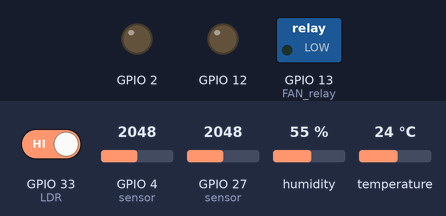
This sketch was run on a simulated ESP32. Parts: switched loads named in the sketch (green lamp = pin HIGH), output pins drawn as LEDs (lit = HIGH). Inputs (shaded band) come from the test bench; at power-on: GPIO 4 (sensor) = 2048, GPIO 27 (sensor) = 2048, GPIO 33 (LDR) HIGH, humidity 55 %, temperature 24 °C. WiFi joins after 1.5 s; servers stay silent unless stated; uploads are accepted with an empty reply; what the sketch prints to the serial monitor is not drawn.

Above: at 2.7 s.
2.8 s: GPIO 4 (sensor) set to 1954
7.0 s: GPIO 4 (sensor) set to 1874
At 8.8 s:
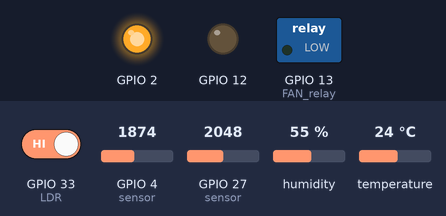
11.2 s: GPIO 27 (sensor) set to 390
15.4 s: GPIO 27 (sensor) set to 354
At 19.1 s:
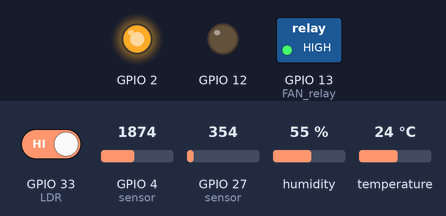
19.6 s: GPIO 4 (sensor) set to 2866
At 22.1 s:
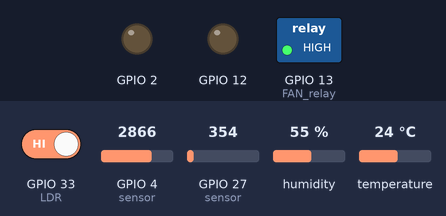
23.8 s: GPIO 33 (LDR) driven LOW
At 25.1 s:
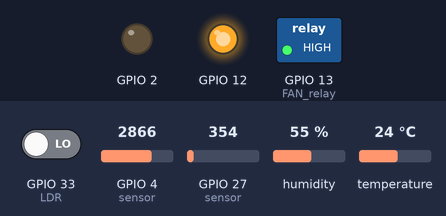
Timing chart, 0 to 26.8 s (numbered marks = the images above; inputs shaded):
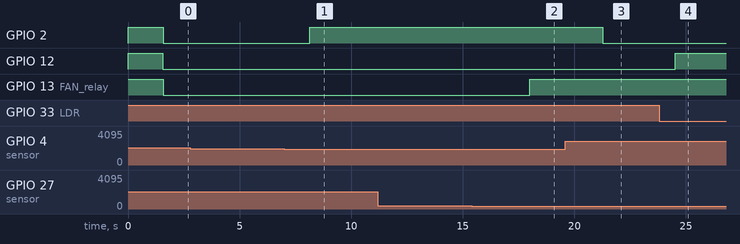

Measured:
- the behaviour switches between 1901 and 1900 on GPIO 4 (sensor) (found by bisection; images 0 and 1)
- the behaviour switches between 376 and 375 on GPIO 27 (sensor) (found by bisection; images 1 and 2)
- after the input at 2.8 s, every drawn part: stays the same
- after the input at 7.0 s, GPIO 2: LOW → HIGH after 1.1 s
- after the input at 11.2 s, every drawn part: stays the same
- after the input at 15.4 s, GPIO 13 (FAN_relay): LOW → HIGH after 2.6 s
- after the input at 19.6 s, GPIO 2: HIGH → LOW after 1.7 s
- after the input at 23.8 s, GPIO 12: LOW → HIGH after 0.73 s

The sketch:

smart_agriculture.ino
```cpp
#include <WiFi.h>
#include <HTTPClient.h>
#include <ArduinoJson.h>

#include <DHT.h>

#define DHTPIN 5       // GPIO pin connected to DHT data pin
#define DHTTYPE DHT11   // Change to DHT22 if using that

DHT dht(DHTPIN, DHTTYPE);

const char* ssid = "vivo Y100A";
const char* password = "Aditya";

String serverName = "http://10.201.242.194:5000/";


void setup() {
  Serial.begin(9600);


  pinMode(27,INPUT);  //// MQ135 sensor
  pinMode(13,OUTPUT); // FAN relay
  digitalWrite(13,HIGH);


  pinMode(33,INPUT); /// LDR value
  pinMode(12,OUTPUT);
  digitalWrite(12,HIGH); //// LIGHT bulb relay


  pinMode(4,INPUT);  //// Soil mositure sensor value
  pinMode(2, OUTPUT);
  digitalWrite(2, HIGH); // Relay PUMP (Active LOW type)
  Serial.println("Relay Test Starting...");

  dht.begin(); /// DHT sensor

  // --- Connect to WiFi ---
  Serial.print("Connecting to WiFi");
  WiFi.begin(ssid, password);
  while (WiFi.status() != WL_CONNECTED) {
    delay(500);
    Serial.print(".");
  }
  Serial.println("\n✅ Connected to WiFi!");
  Serial.print("IP Address: ");
  Serial.println(WiFi.localIP());
}

void loop() {
   // Read temperature and humidity
  float humidity = dht.readHumidity();
  float temperature = dht.readTemperature(); // Celsius

  // Check if reading failed
    Serial.print("Temperature: ");
    Serial.print(temperature);
    Serial.print(" °C  |  Humidity: ");
    Serial.print(humidity);
    Serial.println(" %");


  int light=digitalRead(33);
  light=!light;
  Serial.print("Light status-");
  Serial.println(light);
  if(light==0){
    digitalWrite(12,LOW); // Turn relay ON
  }
  else {
    digitalWrite(12,HIGH);
  }


  int moist= analogRead(4);
  moist=map(moist,2900,400,0,100);
  Serial.print("Soil Moisture-");
  Serial.println(moist);
  if(moist<40){digitalWrite(2,LOW);}
  else{digitalWrite(2,HIGH);}


  int co2 = analogRead(27);
  co2=map(co2,100,960,0,100);
  Serial.print("Co2-");
  Serial.println(co2);
  if(co2>31 || temperature>28){digitalWrite(13,LOW);}
  else{digitalWrite(13,HIGH);}

  // --- Send to Flask Server ---
  if (WiFi.status() == WL_CONNECTED) {
    HTTPClient http;
    http.begin(serverName);
    http.addHeader("Content-Type", "application/json");

    // Create JSON payload
    StaticJsonDocument<200> doc;
    doc["temperature"] = temperature;
    doc["humidity"] = humidity;
    doc["soil_moisture"] = moist;
    doc["light"] = light;
    doc["co2"] = co2;

    String jsonData;
    serializeJson(doc, jsonData);

    int httpResponseCode = http.POST(jsonData);

    if (httpResponseCode > 0) {
      Serial.println("✅ Data sent to Flask: " + jsonData);
    } else {
      Serial.print("❌ Error sending data: ");
      Serial.println(httpResponseCode);
    }
    http.end();
  }


  delay(3000);                   // Wait 2 seconds
}
```
